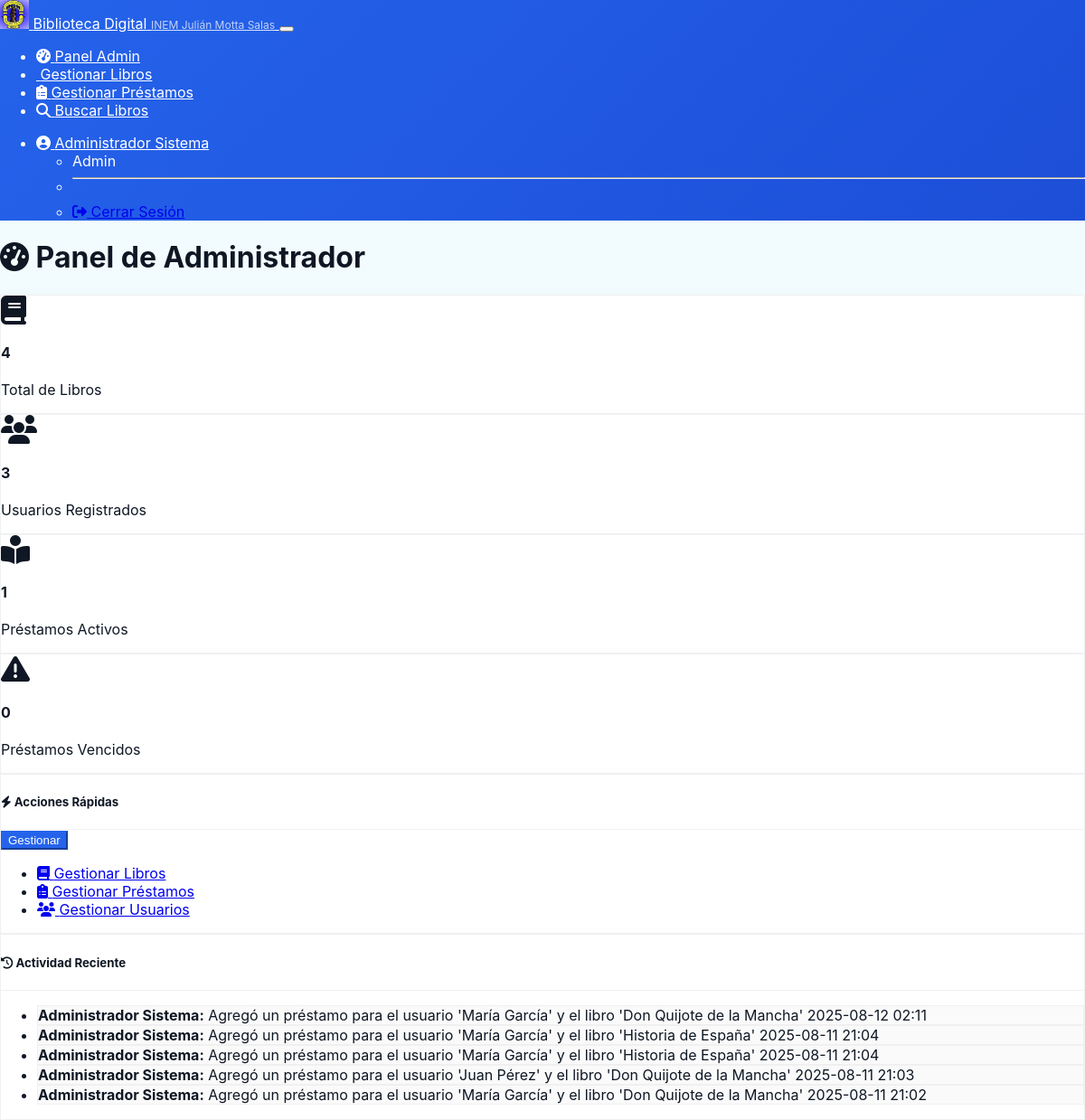
The page /admin/dashboard (signed in) on the database its author committed.
### models.py (models this page shows, shortened)
class User(UserMixin, db.Model):
    __tablename__ = 'users'
    id = db.Column(db.Integer, primary_key=True)
    username = db.Column(db.String(80), unique=True, nullable=True)
    email = db.Column(db.String(120), unique=True, nullable=False)
    password_hash = db.Column(db.String(256), nullable=True)
    first_name = db.Column(db.String(100), nullable=True)
    last_name = db.Column(db.String(100), nullable=True)
    role = db.Column(db.String(20), default='student')
    active = db.Column(db.Boolean, default=True)
    created_at = db.Column(db.DateTime, default=datetime.utcnow)
    updated_at = db.Column(db.DateTime, default=datetime.utcnow, onupdate=datetime.utcnow)
    loans = db.relationship('Loan', backref='user', lazy=True)
    action_logs = db.relationship('ActionLog', backref='user', lazy=True)  # 👈 Nombre único
    @property
    def is_admin(self):
        return self.role == 'admin'
    @property
    def full_name(self):
        if self.first_name and self.last_name:
            return f"{self.first_name} {self.last_name}"
        return self.username

class ActionLog(db.Model):
    __tablename__ = 'action_logs'
    id = db.Column(db.Integer, primary_key=True)
    user_id = db.Column(db.Integer, db.ForeignKey('users.id'), nullable=True)
    action = db.Column(db.String(255), nullable=False)
    timestamp = db.Column(db.DateTime, default=datetime.utcnow)

### routes.py (the view)
@app.route('/admin/dashboard')
@require_admin
def admin_dashboard():
    total_books = Book.query.count()
    total_users = User.query.count()
    active_loans = Loan.query.filter_by(status='active').count()
    overdue_loans = Loan.query.filter(
        Loan.status == 'active',
        Loan.due_date < datetime.now()
    ).count()
    recent_logs = ActionLog.query.order_by(ActionLog.timestamp.desc()).limit(5).all()
    return render_template(
        'admin_dashboard.html',
        total_books=total_books,
        total_users=total_users,
        active_loans=active_loans,
        overdue_loans=overdue_loans,
        recent_logs=recent_logs
    )

### routes.py (called while the page is built)
@login_manager.user_loader
def load_user(user_id):
    return User.query.get(int(user_id))

def require_admin(f):
    @wraps(f)
    def decorated_function(*args, **kwargs):
        if not current_user.is_authenticated or not current_user.is_admin:
            flash('No tienes permisos de administrador.', 'error')
            return redirect(url_for('login'))
        return f(*args, **kwargs)
    return decorated_function

@app.before_request
def make_session_permanent():
    session.permanent = True

### templates/admin_dashboard.html (shortened to what this page needs)
{% extends "base.html" %}
{% block content %}
<div class="row">
    <div class="col-12">
        <h1 class="mb-4">
            <i class="fas fa-tachometer-alt"></i> Panel de Administrador
        </h1>
    </div>
</div>
<div class="row mb-4">
    <div class="col-md-3">
        <div class="card text-center">
            <div class="card-body">
                <i class="fas fa-book fa-2x text-primary mb-2"></i>
                <h4>{{ total_books }}</h4>
                <p class="card-text">Total de Libros</p>
            </div>
        </div>
    </div>
    <div class="col-md-3">
        <div class="card text-center">
            <div class="card-body">
                <i class="fas fa-users fa-2x text-info mb-2"></i>
                <h4>{{ total_users }}</h4>
                <p class="card-text">Usuarios Registrados</p>
            </div>
        </div>
    </div>
    <div class="col-md-3">
        <div class="card text-center">
            <div class="card-body">
                <i class="fas fa-book-reader fa-2x text-success mb-2"></i>
                <h4>{{ active_loans }}</h4>
                <p class="card-text">Préstamos Activos</p>
            </div>
        </div>
    </div>
    <div class="col-md-3">
        <div class="card text-center">
            <div class="card-body">
                <i class="fas fa-exclamation-triangle fa-2x text-danger mb-2"></i>
                <h4>{{ overdue_loans }}</h4>
                <p class="card-text">Préstamos Vencidos</p>
            </div>
        </div>
    </div>
</div>
<div class="row">
    <div class="col-md-6">
        <div class="card mb-4">
            <div class="card-header">
                <h5><i class="fas fa-bolt"></i> Acciones Rápidas</h5>
            </div>
            <div class="card-body">
                <div class="dropdown">
                    <button class="btn btn-primary dropdown-toggle w-100" type="button" data-bs-toggle="dropdown" aria-expanded="false">
                        Gestionar
                    </button>
                    <ul class="dropdown-menu w-100">
                        <li><a class="dropdown-item" href="{{ url_for('manage_books') }}">
                            <i class="fas fa-book"></i> Gestionar Libros</a></li>
                        <li><a class="dropdown-item" href="{{ url_for('manage_loans') }}">
                            <i class="fas fa-clipboard-list"></i> Gestionar Préstamos</a></li>
                        <li><a class="dropdown-item" href="{{ url_for('manage_users') }}">
                            <i class="fas fa-users"></i> Gestionar Usuarios</a></li>
                    </ul>
                </div>
            </div>
        </div>
    </div>
    <div class="col-md-6">
        <div class="card mb-4">
            <div class="card-header">
                <h5><i class="fas fa-history"></i> Actividad Reciente</h5>
            </div>
            <div class="card-body">
                {% if recent_logs %}
                <ul class="list-group">
                    {% for log in recent_logs %}
                    <li class="list-group-item">
                        <strong>{{ log.user.full_name if log.user else 'Sistema' }}:</strong>
                        {{ log.action }}
                        <span class="float-end text-muted">{{ log.timestamp.strftime('%Y-%m-%d %H:%M') }}</span>
                    </li>
                    {% endfor %}
                </ul>
                {% else %}
                <p class="text-muted">No hay actividad registrada recientemente.</p>
                {% endif %}
            </div>
        </div>
    </div>
</div>
{% endblock %}

### templates/base.html (shortened to what this page needs)
<!DOCTYPE html>
<html lang="es" data-bs-theme="dark">
<head>
<link rel="stylesheet" href="https://cdnjs.cloudflare.com/ajax/libs/font-awesome/6.5.0/css/all.min.css">
<link href="https://unpkg.com/aos@2.3.1/dist/aos.css" rel="stylesheet">
    <link href="https://cdn.replit.com/agent/bootstrap-agent-dark-theme.min.css" rel="stylesheet">
    <link rel="stylesheet" href="https://cdnjs.cloudflare.com/ajax/libs/font-awesome/6.4.0/css/all.min.css">
    <link rel="stylesheet" href="{{ url_for('static', filename='css/style.css') }}">
<link href="https://cdn.jsdelivr.net/npm/select2@4.1.0-rc.0/dist/css/select2.min.css" rel="stylesheet" />
</head>
<body class="{% if request.path.startswith('/admin') %}admin-page{% elif request.path.startswith('/student') %}student-page{% endif %}">
    {% if current_user.is_authenticated %}
    <nav class="navbar navbar-expand-lg navbar-dark bg-primary">
        <div class="container">
            <a class="navbar-brand d-flex align-items-center" href="{{ url_for('index') }}">
                <img src="../static/images/logo.png"
                     alt="INEM Logo" class="me-2" style="width: 32px; height: 32px;">
                <span class="d-flex flex-column">
                    <span style="font-size: 1rem; line-height: 1;">Biblioteca Digital</span>
                    <small style="font-size: 0.75rem; opacity: 0.8;">INEM Julián Motta Salas</small>
                </span>
            </a>
            <button class="navbar-toggler" type="button" data-bs-toggle="collapse" data-bs-target="#navbarNav">
            </button>
            <div class="collapse navbar-collapse" id="navbarNav">
                <ul class="navbar-nav me-auto">
                    {% if current_user.is_admin %}
                        <li class="nav-item">
                            <a class="nav-link" href="{{ url_for('admin_dashboard') }}">
                                <i class="fas fa-tachometer-alt"></i> Panel Admin
                            </a>
                        </li>
                        <li class="nav-item">
                            <a class="nav-link" href="{{ url_for('manage_books') }}">
                                 Gestionar Libros
                            </a>
                        </li>
                        <li class="nav-item">
                            <a class="nav-link" href="{{ url_for('manage_loans') }}">
                                <i class="fas fa-clipboard-list"></i> Gestionar Préstamos
                            </a>
                        </li>
                    {% endif %}
                    <li class="nav-item">
                        <a class="nav-link" href="{{ url_for('book_search') }}">
                            <i class="fas fa-search"></i> Buscar Libros
                        </a>
                    </li>
                </ul>
                <ul class="navbar-nav">
                    <li class="nav-item dropdown">
                        <a class="nav-link dropdown-toggle" href="#" role="button" data-bs-toggle="dropdown">
                            {% if current_user.profile_image_url %}
                                <img src="{{ current_user.profile_image_url }}" alt="Profile" class="rounded-circle me-1" style="width: 24px; height: 24px; object-fit: cover;">
                            {% else %}
                                <i class="fas fa-user-circle"></i>
                            {% endif %}
                            {{ current_user.full_name }}
                        </a>
                        <ul class="dropdown-menu">
                            <li><span class="dropdown-item-text">{{ current_user.role.title() }}</span></li>
                            <li><hr class="dropdown-divider"></li>
                            <li><a class="dropdown-item" href="{{ url_for('logout') }}">
                                <i class="fas fa-sign-out-alt"></i> Cerrar Sesión
                            </a></li>
                        </ul>
                    </li>
                </ul>
            </div>
        </div>
    </nav>
    {% endif %}
    <main class="{% if current_user.is_authenticated %}container mt-4{% endif %}">
        {% block content %}{% endblock %}
    </main>
</body>
</html>

### static/css/style.css (style rules this page uses)
:root { --home-bg: #f2fcfe; --home-hero-start: #6b46ff; --home-hero-end: #7c5cff; --home-navbar-text: #ffffff; --home-card-bg: #ffffff; --home-text: #0f1724; --home-muted: #6b7280; --library-primary: #2563eb; --library-secondary: #059669; --library-accent: #0891b2; --library-warning: #d97706; --library-success: #16a34a; --library-danger: #dc2626; }
html, body { height:100%; margin:0; font-family: "Inter", system-ui, -apple-system, "Segoe UI", Roboto, "Helvetica Neue", Arial; -webkit-font-smoothing:antialiased; -moz-osx-font-smoothing:grayscale; }
body { background-color: var(--bs-body-bg, #0b1220); color: var(--bs-body-color, #cbd5e1); }
body.admin-page, body.student-page { background-color: var(--home-bg) !important; color: var(--home-text) !important; }
body.admin-page .navbar, body.student-page .navbar { background: linear-gradient(135deg, #2563eb, #1d4ed8) !important; background-color: #2563eb !important; color: #ffffff !important; box-shadow: none; }
body.admin-page .navbar .nav-link, body.student-page .navbar .nav-link, body.admin-page .navbar-brand, body.student-page .navbar-brand { color: #ffffff !important; }
body.admin-page .navbar .nav-link, body.student-page .navbar .nav-link, body.admin-page .navbar-brand, body.student-page .navbar-brand { color: var(--home-navbar-text) !important; }
body.admin-page .navbar-brand small, body.student-page .navbar-brand small { opacity: 0.95; color: rgba(255,255,255,0.9) !important; }
body.admin-page .card, body.student-page .card { background-color: var(--home-card-bg) !important; color: var(--home-text) !important; border: 1px solid rgba(15,23,36,0.06); box-shadow: 0 6px 18px rgba(15,23,36,0.04); }
body.admin-page .card-header, body.student-page .card-header { background: transparent; border-bottom: 1px solid rgba(15,23,36,0.06); color: var(--home-text); }
body.admin-page p, body.admin-page .card-text, body.admin-page .table, body.student-page p, body.student-page .card-text, body.student-page .table { color: var(--home-text); }
body.admin-page .btn-primary, body.student-page .btn-primary { background-color: var(--library-primary); border-color: var(--library-primary); color: #fff; }
body.admin-page .list-group-item, body.student-page .list-group-item { background: #fafafa; border: 1px solid rgba(15,23,36,0.04); color: var(--home-text); }
:root { --bs-gray-800: #111827; }

### rows shown on the page
User: full_name "Administrador Sistema", role "Admin"
ActionLog: user "Administrador Sistema", action "Agregó un préstamo para el usuario 'María García' y el libro 'Don Quijote de la Mancha'", timestamp "2025-08-12 02:11"
ActionLog: user "Administrador Sistema", action "Agregó un préstamo para el usuario 'María García' y el libro 'Historia de España'", timestamp "2025-08-11 21:04"
ActionLog: user "Administrador Sistema", action "Agregó un préstamo para el usuario 'María García' y el libro 'Historia de España'", timestamp "2025-08-11 21:04"
ActionLog: user "Administrador Sistema", action "Agregó un préstamo para el usuario 'Juan Pérez' y el libro 'Don Quijote de la Mancha'", timestamp "2025-08-11 21:03"
ActionLog: user "Administrador Sistema", action "Agregó un préstamo para el usuario 'María García' y el libro 'Don Quijote de la Mancha'", timestamp "2025-08-11 21:02"

### other values the page prints
{{ total_books }} "4"
{{ total_users }} "3"
{{ active_loans }} "1"
{{ overdue_loans }} "0"
